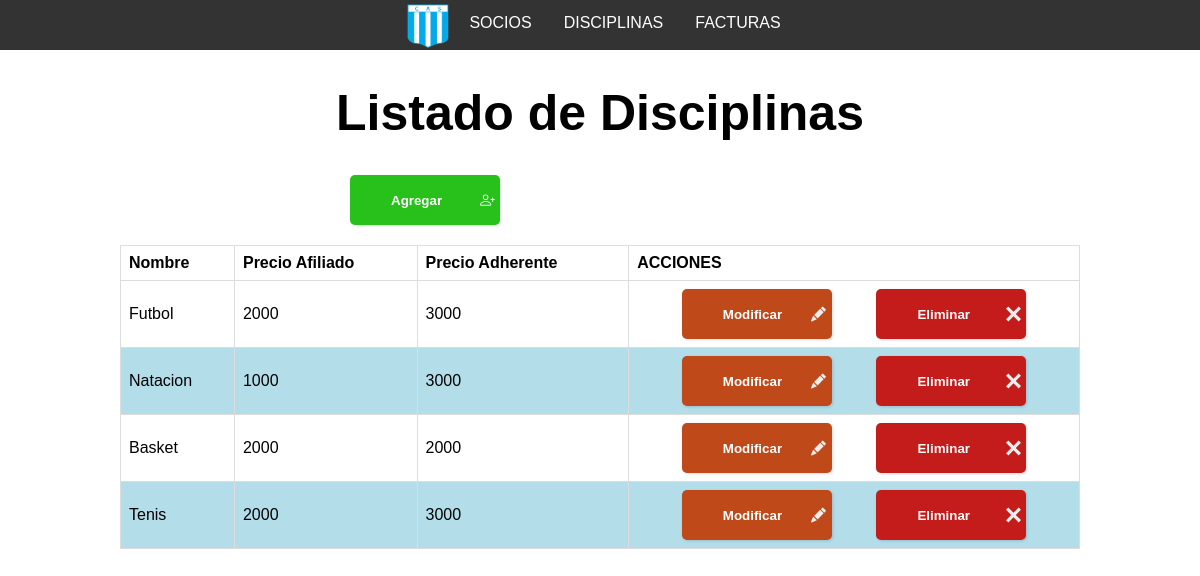
Screenshot of /socios/lista_disciplinas/ with the database file from the repository.
### socios/models.py (models this page shows, shortened)
class Disciplinas(models.Model):
    nombre = models.CharField(max_length=100, unique=True, blank=True)
    monto_afiliado = models.IntegerField()
    monto_adherente = models.IntegerField()

### socios/views.py (the view)
# urls.py: path('lista_disciplinas/', views.lista_disciplinas, name="lista_disciplinas"),
def lista_disciplinas(request):
    disciplinas = Disciplinas.objects.all()
    return render(request , "lista_disciplinas.html", {'disciplinas': disciplinas})

### socios/templates/lista_disciplinas.html (shortened to what this page needs)
<!DOCTYPE html>
<html lang="en">
<head>
    {% load static %}
    {% include 'navbar.html' %}
</head>
<body>
    <h1>Listado de Disciplinas</h1>
    <div class="botones-cabecera">
        <a href="{% url 'alta_disciplina' %}">
            <button class="boton-agregar-listado botones-cabecera__agregar"> <span class="text">Agregar</span><span class="icon">
            </span>
            </button>
        </a>
    </div>
    <table class="tabla-lista-disciplinas">
        <thead>
            <tr>
                <th>Nombre</th>
                <th>Precio Afiliado</th>
                <th>Precio Adherente</th>
                <th>ACCIONES</th>
            </tr>
        </thead>
        <tbody>
            {% for disciplina in disciplinas %}
            <tr>
                <td>{{disciplina.nombre}}</td>
                <td>{{disciplina.monto_afiliado}}</td>
                <td>{{disciplina.monto_adherente}}</td>
                <td>
                    <div class="botones-listado">
                        <a href="{% url 'modificar_disciplina' disciplina.id %}">
                            <button class="boton-modificar-listado"> <span class="text">Modificar</span><span class="icon">
                                    </span>
                            </button>
                        </a>
                        <a href="{% url 'eliminar_disciplina' disciplina.id %}">
                            <button class="boton-eliminar-listado"> <span class="text">Eliminar</span><span class="icon">
                                <svg xmlns="http://www.w3.org/2000/svg"
                                width="24" height="24" viewBox="0 0 24 24">
                                <path d="M24 20.188l-8.315-8.209 8.2-8.282-3.697-3.697-8.212 8.318-8.31-8.203-3.666 3.666 8.321 8.24-8.206 8.313 3.666 3.666 8.237-8.318 8.285 8.203z"></path>
                            </svg></span>
                            </button>
                        </a>
                    </div>
                </td>
            </tr>
            {% endfor %}
        </tbody>
    </table>
</body>
</html>

### static/css/tablas.css (style rules this page uses)
body { font-family: Arial, sans-serif; margin: 0; padding: 0; }
.tabla-lista-socios , .tabla-lista-disciplinas { width: 80%; margin: 20px auto; border-collapse: collapse; margin-top: 20px; }
tr:nth-child(even) { background-color: #b2dde9; }
th, td { border: 1px solid #ddd; padding: 8px; text-align: left; }
a { text-decoration: none; }

### static/css/botones.css (style rules this page uses)
:root { --boton-eliminar-color: #c41b1b; --boton-agregar-color: #28c01a; --boton-pagar-color: #1a67c0; --boton-lista-color: #b5c01a; --boton-modificar-color: #c0491a; }
.botones-cabecera { display: flex; flex-direction: row; justify-content: space-evenly; }
.botones-cabecera__agregar { margin-right: 350px; }
.botones-listado { display: flex; flex-direction: row; justify-content: space-evenly; }
h1 { text-align: center; font-size: 50px; }
.boton-eliminar-listado { width: 150px; height: 50px; cursor: pointer; display: flex; align-items: center; background: var(--boton-eliminar-color); border: none; border-radius: 5px; box-shadow: 1px 1px 3px rgba(0,0,0,0.15); }
.boton-eliminar-listado, button span { transition: 200ms; }
.boton-eliminar-listado .text { transform: translateX(35px); color: white; font-weight: bold; }
.boton-eliminar-listado .icon { position: absolute; border-left: 1px solid var(--boton-eliminar-color); transform: translateX(110px); height: 40px; width: 40px; display: flex; align-items: center; justify-content: center; }
.boton-eliminar-listado svg { width: 15px; fill: #eee; }
.boton-agregar-listado { width: 150px; height: 50px; cursor: pointer; display: flex; align-items: center; background: var( --boton-agregar-color); border: none; border-radius: 5px; box-shadow: 1px 1px 3px rgba(0,0,0,0.15); }
.boton-agregar-listado, button span { transition: 200ms; }
.boton-agregar-listado .text { transform: translateX(35px); color: white; font-weight: bold; }
.boton-agregar-listado .icon { position: absolute; border-left: 1px solid var( --boton-agregar-color); transform: translateX(110px); height: 40px; width: 40px; display: flex; align-items: center; justify-content: center; }
.boton-agregar-listado svg { width: 15px; fill: #eee; }
.boton-pagar-listado, button span { transition: 200ms; }
.boton-lista-listado, button span { transition: 200ms; }
.boton-modificar-listado { width: 150px; height: 50px; cursor: pointer; display: flex; align-items: center; background: var( --boton-modificar-color); border: none; border-radius: 5px; box-shadow: 1px 1px 3px rgba(0,0,0,0.15); }
.boton-modificar-listado, button span { transition: 200ms; }
.boton-modificar-listado .text { transform: translateX(35px); color: white; font-weight: bold; }
.boton-modificar-listado .icon { position: absolute; border-left: 1px solid var( --boton-modificar-color); transform: translateX(110px); height: 40px; width: 40px; display: flex; align-items: center; justify-content: center; }
.boton-modificar-listado svg { width: 15px; fill: #eee; }

### rows the page displays
Disciplinas: nombre "Futbol", monto_afiliado "2000", monto_adherente "3000"
Disciplinas: nombre "Natacion", monto_afiliado "1000", monto_adherente "3000"
Disciplinas: nombre "Basket", monto_afiliado "2000", monto_adherente "2000"
Disciplinas: nombre "Tenis", monto_afiliado "2000", monto_adherente "3000"
